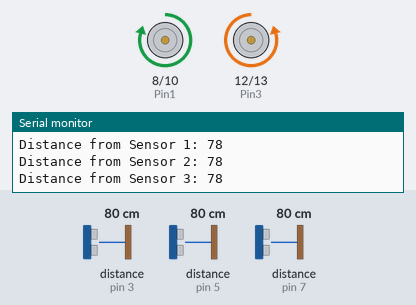
Recording of a sketch running on a simulated Arduino Uno, built with avr-gcc and run on an emulated ATmega328P. On the bench: motor-driver pin pairs drawn as motors (green arrow = first pin HIGH = forward, orange = second pin HIGH = backward, longer = more drive, scaled by the enable pin), the last lines printed to the serial monitor. Wiring (inferred from the names in the program): 3 × ultrasonic range finder: trigger pin 2, echo pin 3 / trigger pin 4, echo pin 5 / trigger pin 6, echo pin 7. The test bench sets the inputs (shaded band); at power-on: distance to the obstacle (sensors on pin 3, pin 5, pin 7) 80 cm. The echo pulse lasts 58.3 µs per cm.

Above: at 1.2 s.
1.3 s: distance to the obstacle (sensor on pin 3) set to 27 cm
4.3 s: distance to the obstacle (sensor on pin 3) set to 22 cm
At 5.1 s:
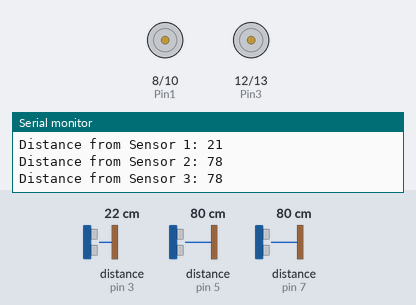
At 6.0 s:
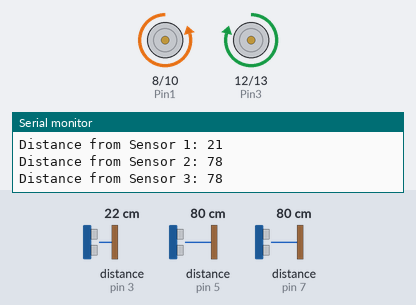
Timing chart, 0 to 13.3 s (numbered marks = the images above; inputs shaded):
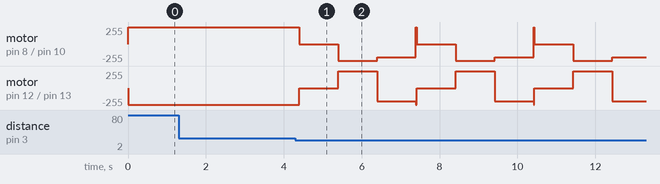

Measured:
- the behaviour switches between 26 and 25 cm on distance to the obstacle (sensor on pin 3) (found by bisection; images 0 and 1)

The sketch:

three_uc_sensor_with_dc_motor.ino
```cpp
// Pin Definitions
int enableA = 9;
int Pin1 = 8;
int Pin2 = 10;
int enableB = 11;
int Pin3 = 12;
int Pin4 = 13;
int trigPin = 2; // Ultrasonic sensor 1 trig pin
int echoPin = 3; // Ultrasonic sensor 1 echo pin
int trigPin2 = 4; // Ultrasonic sensor 2 trig pin
int echoPin2 = 5; // Ultrasonic sensor 2 echo pin
int trigPin3 = 6; // Ultrasonic sensor 3 trig pin
int echoPin3 = 7; // Ultrasonic sensor 3 echo pin

// Variables
long duration;
int distance;
long duration2;
int distance2;
long duration3;
int distance3;

void setup() {
  // Set motor pins as output
  pinMode(enableA, OUTPUT);
  pinMode(Pin1, OUTPUT);
  pinMode(Pin2, OUTPUT);
  pinMode(enableB, OUTPUT);
  pinMode(Pin3, OUTPUT);
  pinMode(Pin4, OUTPUT);

  // Set ultrasonic sensor 1 pins
  pinMode(trigPin, OUTPUT);
  pinMode(echoPin, INPUT);

  // Set ultrasonic sensor 2 pins
  pinMode(trigPin2, OUTPUT);
  pinMode(echoPin2, INPUT);

  // Set ultrasonic sensor 3 pins
  pinMode(trigPin3, OUTPUT);
  pinMode(echoPin3, INPUT);

  // Initialize serial communication
  Serial.begin(9600);
}

void loop() {
  // Move the car forward until an obstacle is detected
  while (true) {
    moveForward();

    // Check distance from ultrasonic sensor 1
    distance = getDistance(trigPin, echoPin, 1);
    // Check distance from ultrasonic sensor 2
    distance2 = getDistance(trigPin2, echoPin2, 2);
    // Check distance from ultrasonic sensor 3
    distance3 = getDistance(trigPin3, echoPin3, 3);

    // If any sensor detects an obstacle within 25cm, break out of the loop
    if (distance < 25 || distance2 < 25 || distance3 < 25) {
      break;
    }
  }

  // Move the car backward and turn right if obstacle detected by sensor 1
  if (distance < 25) {
    stopCar();
    delay(1000); // Brief delay to stop the car completely
    moveBackward(); // Move backward
    delay(1000); // Brief delay to move backward
    turnRight();
  }
  // Turn right if obstacles detected by sensors 2 and 3
  else if (distance2 < 25 || distance3 < 25) {
    stopCar();
    delay(1000); // Brief delay to stop the car completely
    turnRight();
  }
}

// Function to move the car forward
void moveForward() {
  digitalWrite(Pin1, HIGH);
  digitalWrite(Pin2, LOW);
  digitalWrite(Pin3, LOW);
  digitalWrite(Pin4, HIGH);
  analogWrite(enableA, 250); // Adjust speed
  analogWrite(enableB, 250); // Adjust speed
}

// Function to stop the car
void stopCar() {
  digitalWrite(Pin1, LOW);
  digitalWrite(Pin2, LOW);
  digitalWrite(Pin3, LOW);
  digitalWrite(Pin4, LOW);
}

// Function to make the car turn right
void turnRight() {
  digitalWrite(Pin1, LOW);
  digitalWrite(Pin2, HIGH);
  digitalWrite(Pin3, LOW);
  digitalWrite(Pin4, HIGH);
  analogWrite(enableA, 200); // Adjust speed
  analogWrite(enableB, 200); // Adjust speed
  delay(1000); // Adjust the delay based on how long you want the turn to be
}

// Function to move the car backward
void moveBackward() {
  digitalWrite(Pin1, LOW);
  digitalWrite(Pin2, HIGH);
  digitalWrite(Pin3, HIGH);
  digitalWrite(Pin4, LOW);
}

// Function to measure distance using ultrasonic sensor
int getDistance(int trigPin, int echoPin, int sensorNumber) {
  digitalWrite(trigPin, LOW);
  delayMicroseconds(2);
  digitalWrite(trigPin, HIGH);
  delayMicroseconds(10);
  digitalWrite(trigPin, LOW);

  duration = pulseIn(echoPin, HIGH);
  int distance = duration * 0.034 / 2;

  // Print distance for debugging (optional)
  Serial.print("Distance from Sensor ");
  Serial.print(sensorNumber);
  Serial.print(": ");
  Serial.println(distance);

  return distance;
}
```
